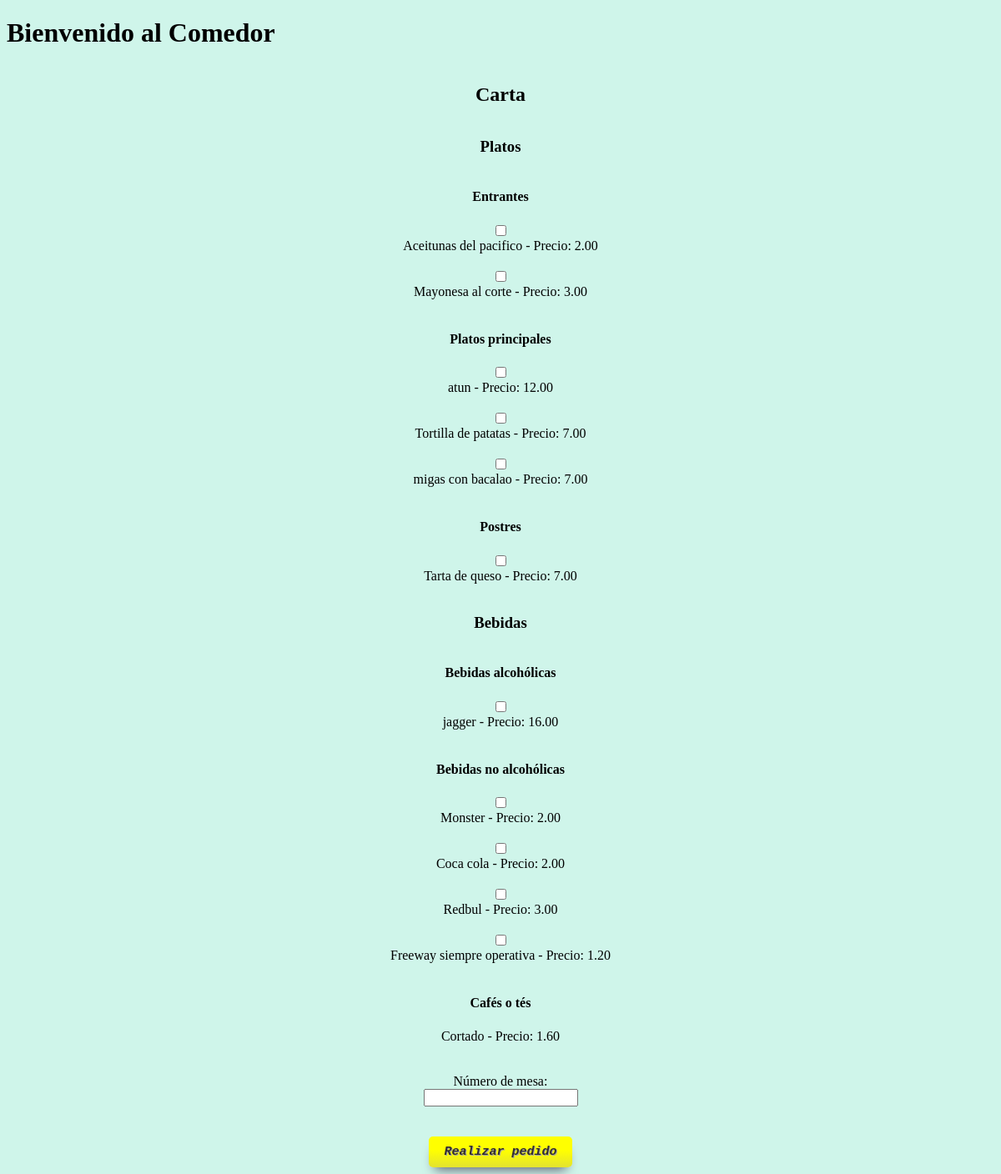
The page / on the database its author committed.
### tables this page shows
CREATE TABLE `platos` (
  `id` int(11) NOT NULL,
  `nombre` varchar(100) DEFAULT NULL,
  `tipo` enum('entrante','plato','postre') DEFAULT NULL,
  `precio` decimal(8,2) DEFAULT NULL,
  `stock` int(11) DEFAULT NULL
);

CREATE TABLE `bebidas` (
  `id` int(11) NOT NULL,
  `nombre` varchar(100) DEFAULT NULL,
  `tipo` enum('alcoholica','no_alcoholica','cafe') DEFAULT NULL,
  `precio` decimal(8,2) DEFAULT NULL,
  `stock` int(11) DEFAULT NULL
);

### index.php (the view, shortened to what this page needs)
<?php
$host = 'bssmsfpa.mysql.db';
$dbname = 'bssmsfpa';
$username = 'bssmsfpa';
$password = 'Lakylag9';
try {
    $pdo = new PDO("mysql:host=$host;dbname=$dbname", $username, $password);
    $pdo->setAttribute(PDO::ATTR_ERRMODE, PDO::ERRMODE_EXCEPTION);
} catch (PDOException $e) {
    die("Error al conectar a la base de datos: " . $e->getMessage());
}
$bebidasQuery = "SELECT * FROM bebidas ORDER BY tipo";
$bebidasStmt = $pdo->prepare($bebidasQuery);
$bebidasStmt->execute();
$bebidas = $bebidasStmt->fetchAll(PDO::FETCH_ASSOC);
$platosQuery = "SELECT * FROM platos ORDER BY tipo";
$platosStmt = $pdo->prepare($platosQuery);
$platosStmt->execute();
$platos = $platosStmt->fetchAll(PDO::FETCH_ASSOC);
?>
<!DOCTYPE html>
<html>
<head>
<link rel="stylesheet" href="style.css">
</head>
<body>
    <h1>Bienvenido al Comedor</h1>
    <form action="procesar_pedido.php" method="POST">
        <h2>Carta</h2>
        <h3>Platos</h3>
        <h4>Entrantes</h4>
        <?php foreach ($platos as $plato): ?>
            <?php if ($plato['tipo'] === 'entrante'): ?>
                <input type="checkbox" name="platos[]" value="<?php echo $plato['id']; ?>">
                <label><?php echo $plato['nombre']; ?> - Precio: <?php echo $plato['precio']; ?></label><br>
            <?php endif; ?>
        <?php endforeach; ?>
        <h4>Platos principales</h4>
        <?php foreach ($platos as $plato): ?>
            <?php if ($plato['tipo'] === 'plato'): ?>
                <input type="checkbox" name="platos[]" value="<?php echo $plato['id']; ?>">
                <label><?php echo $plato['nombre']; ?> - Precio: <?php echo $plato['precio']; ?></label><br>
            <?php endif; ?>
        <?php endforeach; ?>
        <h4>Postres</h4>
        <?php foreach ($platos as $plato): ?>
            <?php if ($plato['tipo'] === 'postre'): ?>
                <input type="checkbox" name="platos[]" value="<?php echo $plato['id']; ?>">
                <label><?php echo $plato['nombre']; ?> - Precio: <?php echo $plato['precio']; ?></label><br>
            <?php endif; ?>
        <?php endforeach; ?>
        <h3>Bebidas</h3>
        <h4>Bebidas alcohólicas</h4>
        <?php foreach ($bebidas as $bebida): ?>
            <?php if ($bebida['tipo'] === 'alcoholica'): ?>
                <input type="checkbox" name="bebidas[]" value="<?php echo $bebida['id']; ?>">
                <label><?php echo $bebida['nombre']; ?> - Precio: <?php echo $bebida['precio']; ?></label><br>
            <?php endif; ?>
        <?php endforeach; ?>
        <h4>Bebidas no alcohólicas</h4>
        <?php foreach ($bebidas as $bebida): ?>
            <?php if ($bebida['tipo'] === 'no_alcoholica'): ?>
                <input type="checkbox" name="bebidas[]" value="<?php echo $bebida['id']; ?>">
                <label><?php echo $bebida['nombre']; ?> - Precio: <?php echo $bebida['precio']; ?></label><br>
            <?php endif; ?>
        <?php endforeach; ?>
        <h4>Cafés o tés</h4>
        <?php foreach ($bebidas as $bebida): ?>
            <?php if ($bebida['tipo'] === 'cafe'): ?>
                <label><?php echo $bebida['nombre']; ?> - Precio: <?php echo $bebida['precio']; ?></label><br>
            <?php endif; ?>
        <?php endforeach; ?>
        <br>
        <label for="mesa">Número de mesa:</label>
        <input type="number" name="mesa" required>
        <br><br>
        <input type="submit" value="Realizar pedido">
    </form>
</body>
</html>

### style.css (style rules this page uses)
body { background: #CFF5EA none no-repeat scroll 0 0; font-family: 'Groovy - Retro Font', cursive; }
input[type='submit'] { color: #332e2e; font-size: 15px; border-radius: 5px; border: solid 0px #e3e330; text-shadow: 1px 1px 0px #a3a3a3; box-shadow: 0px 10px 14px -7px #616174; text-decoration: none; cursor: pointer; position: relative; overflow: hidden; font-family: Courier; font-weight: bold; font-style: italic; background: linear-gradient(180deg, #ffff00 45%, #e3e330 100%); display: inline-flex; align-items: center; padding: 0; position: relative; padding: 10px 18px; }
input[type='submit']::before { position: relative; border-right: 1px solid #ffffff29; box-shadow: inset rgb(0 0 0 / 14%) -1px 0 0; padding: 10px 18px; }
form { display: flex; flex-direction: column; align-items: center; margin: 0 auto; width: 80%; max-width: 600px; }

### rows shown on the page
platos: nombre "Aceitunas del pacifico", precio "2.00"
platos: nombre "Mayonesa al corte", precio "3.00"
platos: nombre "atun", precio "12.00"
platos: nombre "Tortilla de patatas", precio "7.00"
platos: nombre "migas con bacalao", precio "7.00"
platos: nombre "Tarta de queso", precio "7.00"
bebidas: nombre "jagger", precio "16.00"
bebidas: nombre "Monster", precio "2.00"
bebidas: nombre "Coca cola", precio "2.00"
bebidas: nombre "Redbul", precio "3.00"
bebidas: nombre "Freeway siempre operativa", precio "1.20"
bebidas: nombre "Cortado", precio "1.60"
